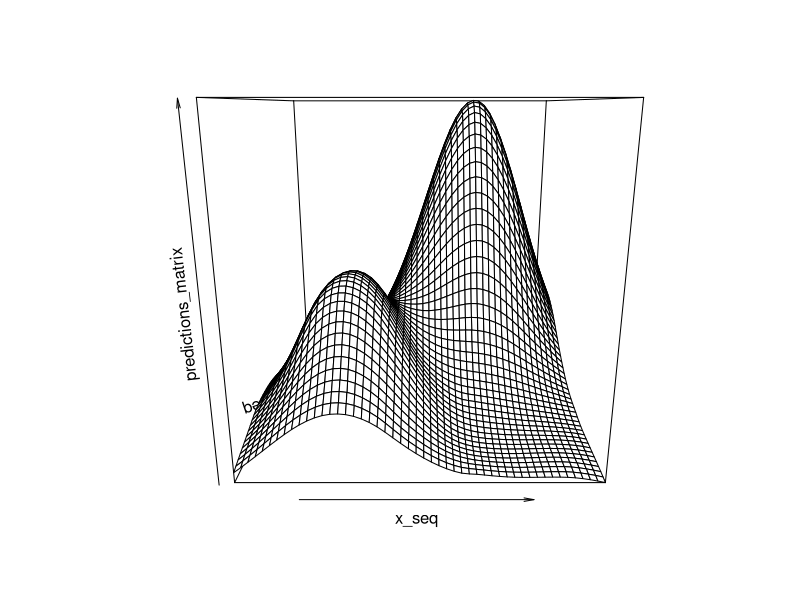

R code for this plot:
# Define eta Function for TPS
eta <- function(r) {
  if (r > 0) {
    return(r^2 * log(r))
  } else {
    return(0)
  }
}

getTPS <- function(x, k=100){
  # Function: getTPS
  # Purpose: This function computes the Thin Plate Spline (TPS) interpolation matrices.
  # Parameters:
  # - x: A matrix of input data points (rows are observations, columns are dimensions).
  # - k: An integer specifying the number of rows to randomly sample from x.
  # Returns:
  # - A list containing four elements:
  #   - xk: The k randomly sampled rows from x.
  #   - X: The joint matrix of E*Z and T.
  #   - S: The S matrix which includes Zt_Ek_Z and padding of zeros.
  #   - Z: Matrix Z computed using the QR decomposition of Tk.

  # Validate n vs. k and sample xk
  n <- nrow(x)
  if (k >= n) {
    k <- n
    xk <- x
  } else {
    # Randomly Sample k Rows from x
    xk <- x[sample(1:n, k), ]
  }

  # Define Vectorized eta_j Function
  eta_j_vectorized <- function(X, xk_row) {
    distances <- apply(X, 1, function(x) norm(x - xk_row, '2'))
    return(sapply(distances, eta))
  }

  # Calculate Ek Matrix Using Vectorized eta_j function
  fill_Ek <- function(i, j) {
    eta_j_vectorized(matrix(xk[i,], nrow = 1), xk[j,])
  }
  Ek <- outer(seq_len(nrow(xk)), seq_len(nrow(xk)), Vectorize(fill_Ek))

  # Calculate E Matrix Using Vectorized eta_j function
  fill_E <- function(i, j) {
    eta_j_vectorized(matrix(x[i,], nrow = 1), xk[j,])
  }
  E <- outer(seq_len(nrow(x)), seq_len(nrow(xk)), Vectorize(fill_E))

  # Construct T and Tk Matrices
  T <- cbind(1, x)
  Tk <- cbind(1, xk)

  # Compute Z Matrix Using QR Decomposition
  Z <- qr.Q(qr(Tk),complete=TRUE)[,-(1:3)]

  # Compute X Matrix
  EZ <- E %*% Z
  X <- cbind(EZ, T)

  # Compute S Matrix and Adjust Dimensions
  Zt_Ek_Z <- t(Z) %*% Ek %*% Z
  num_zero_cols <- nrow(xk) - ncol(Zt_Ek_Z)
  num_zero_rows <- nrow(xk) - nrow(Zt_Ek_Z)
  zc <- matrix(0, nrow = nrow(Zt_Ek_Z), ncol = num_zero_cols)
  zr <- matrix(0, nrow = num_zero_rows, ncol = nrow(xk))
  S <- rbind(cbind(Zt_Ek_Z, zc), zr)

  # Return Results as a List
  return(list(xk = xk, X = X, S = S, Z = Z))
}


# Create mock data for testing
ff <- function(x) exp(-(x[,1]-.3)^2/.2^2-(x[,2] - .3)^2/.3^2)*.5 +
  exp(-(x[,1]-.7)^2/.25^2 - (x[,2] - .8 )^2/.3^2)
n <-  500
x <- matrix(runif(n*2),n,2)
k <- 100
y <- ff(x)

lsp <- c(-5, 5)

fitTPS <- function(x, y, k=100, lsp = c(-5, 5)) {
  # Function: fitTPS
  # Purpose: Fit Thin Plate Splines (TPS) to x, y data, and choose the smoothing parameter by GCV.
  # Parameters:
  # - x: n x 2 matrix of input data points.
  # - y: n-length vector of output data points.
  # - k: basis size.
  # - lsp: Range of log-smoothing parameters.
  # Returns:
  # A list containing beta, mu, medf, lambda, gcv, edf.

  # Get TPS matrices
  res_get <- getTPS(x, k)

  X <- res_get$X
  S <- res_get$S

  # QR decomposition
  qr_X <- qr(X)
  Q <- qr.Q(qr_X)
  R <- qr.R(qr_X)
  R_inv <- solve(R)

  # Symmetric eigen decomposition
  sed <- eigen(t(R_inv) %*% S %*% R_inv, symmetric=TRUE)
  U <- sed$vectors
  Lambda <- diag(sed$values)

  # Initialize variables for GCV optimization
  min_gcv <- Inf
  optimal_lambda <- NA
  n <- nrow(x)

  # Loop over lambda candidates
  for(log_lambda in seq(lsp[1], lsp[2], length.out = 100)) {
    lambda <- exp(log_lambda)
    # EDF and Beta calculations
    inv_I_lambda_Lambda <- solve(diag(100) + lambda * Lambda)
    EDF <- sum(inv_I_lambda_Lambda)
    Beta <- R_inv %*% U %*% inv_I_lambda_Lambda %*% t(U) %*% t(Q) %*% y

    # GCV calculation
    mu <- X %*% Beta
    gcv <- norm((y - mu)^2, '2') / ((n - EDF)^2)

    # Update optimal lambda if current GCV is lower
    if(gcv < min_gcv) {
      min_gcv <- gcv
      optimal_lambda <- lambda
      beta_optimal <- Beta
      mu_optimal <- mu
      medf <- EDF
    }
  }

  optimal_tps <- list(beta = beta_optimal, mu = mu_optimal, medf = medf, lambda = seq(lsp[1], lsp[2], length.out = 100), gcv = min_gcv, xk = res_get$xk, Z = res_get$Z)
  class(optimal_tps) <- 'tps'

  return(optimal_tps)
}

res_tps <- fitTPS(x, y)

plot.tps <- function(tps_object, plot_type = "persp", ...) {
  # Extract key components from the tps object
  beta <- tps_object$beta
  xk <- tps_object$xk
  Z <- tps_object$Z
  mu <- tps_object$mu

  # Compute alpha and delta using beta and Z
  alpha <- Z %*% beta[seq_len(ncol(Z))]
  delta <- beta[(ncol(Z) + 1):length(beta)]

  # Define grid points where you want to predict the surface
  grid_size <- 50
  x_seq <- seq(min(xk[, 1]), max(xk[, 1]), length.out = grid_size)
  y_seq <- seq(min(xk[, 2]), max(xk[, 2]), length.out = grid_size)
  grid_points <- expand.grid(x_seq, y_seq)

  # Explicitly make sure data types and dimensions are as expected
  grid_points <- as.matrix(grid_points)
  delta <- as.vector(delta)

  # Compute predicted values on the grid
  E_grid <- matrix(0, nrow = nrow(grid_points), ncol = nrow(xk))
  for (i in seq_len(nrow(grid_points))) {
    E_grid[i, ] <- sapply(seq_len(nrow(xk)), function(j) eta(norm(as.matrix(grid_points[i, ]) - xk[j, ], '2')))
  }

  # Now try the multiplication
  tryCatch({
    predictions <- E_grid %*% alpha + cbind(1, grid_points) %*% delta
  }, warning = function(w) {
    print(paste("Warning: ", w$message))
  }, error = function(e) {
    print(paste("Error: ", e$message))
    print("Check the dimensions and types of grid_points and delta.")
  })

  # Reshape for plotting
  predictions_matrix <- matrix(predictions, nrow = grid_size, ncol = grid_size)

  # Create the plot
  if (plot_type == "persp") {
    persp(x_seq, y_seq, predictions_matrix, ...)
  } else if (plot_type == "contour") {
    contour(x_seq, y_seq, predictions_matrix, ...)
  }
}

# To call this method assuming `res_tps` is your tps object:
# Make sure to set the class attribute to 'tps' if it's not already set
class(res_tps) <- 'tps'
plot(res_tps, plot_type = 'persp')
